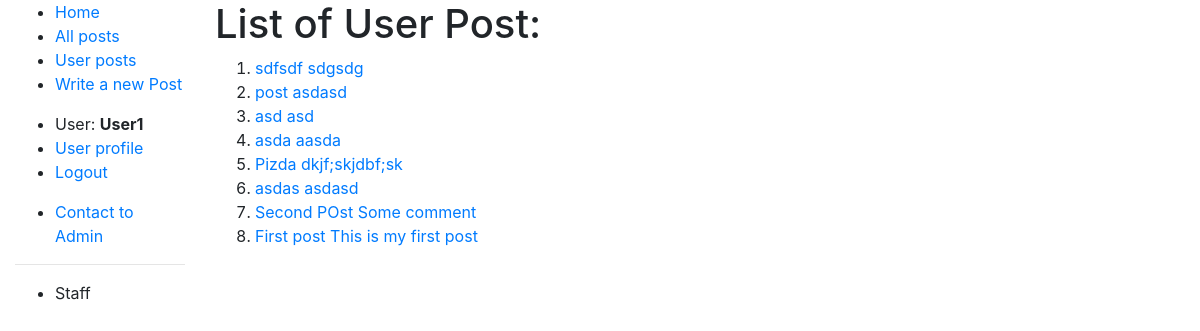
Page /post_list/ (signed in) on the committed database.
### blog/models.py (models this page shows, shortened)
class MyUser(AbstractUser):
    about = models.CharField(max_length=200)
    image = models.ImageField()

class UserPost(models.Model):
    title = models.CharField(max_length=200, unique=True)
    summary = models.CharField(max_length=100)
    image = models.ImageField(upload_to="media/images", blank=True, null=True)
    slug = models.SlugField(max_length=200, unique=True)
    author = models.ForeignKey(MyUser, on_delete=models.CASCADE, related_name='blog_posts')
    updated_on = models.DateTimeField(auto_now=True)
    content = models.TextField()
    created_on = models.DateTimeField(auto_now_add=True)
    status = models.IntegerField(choices=STATUS, default=0)
    class Meta:
        ordering = ['-created_on']
        permissions = (("can_update_post", "Can update some own posts"),)
    def get_absolute_url(self):
        some_id = self.pk
        return reverse("blog:post_detail", kwargs={"pk": some_id})

### blog/views.py (the view)
# urls.py: path("post_list/", views.PostedPostByUserListView.as_view(), name="post_list"),
class PostedPostByUserListView(LoginRequiredMixin, generic.ListView):
    model = UserPost
    template_name = "blog/userpost_list.html"
    paginate_by = 8
    def get_queryset(self):
        return UserPost.objects.filter(author=self.request.user)

### templates/blog/userpost_list.html (shortened to what this page needs)
{% extends "base.html" %}
{% block content %}
    <fieldset>
    <h1>List of User Post:</h1>
    </fieldset>
{% if object_list %}
    <ol>
    {% for post in object_list %}
        <li>
            <a href="{{ post.get_absolute_url }}">{{ post.title }} {{ post.content }}</a>
        </li>
    {% endfor %}
    </ol>
{% else %}
    <p>No post are available</p>
{% endif %}
{% endblock content %}

### templates/base.html (shortened to what this page needs)
<!DOCTYPE html>
<html lang="en">
<head>
  <link rel="stylesheet" href="https://stackpath.bootstrapcdn.com/bootstrap/4.5.2/css/bootstrap.min.css"
>
  {% load static %}
</head>
    <body>
        <div class="container-fluid">
            <div class="row">
            <div class="col-sm-2">
              {% block sidebar %}
                <ul class="sidebar-nav">
                    <li><a href="{% url 'blog:index' %}">Home</a></li>
                    <li><a href="{% url "blog:all_post" %}">All posts</a></li>
                    <li><a href="{% url 'blog:post_list' %}">User posts</a></li>
                  <li><a href="{% url 'blog:create_post' %}">Write a new Post</a></li>
                </ul>
                <ul class="sidebar-nav">
                  {% if user.is_authenticated %}
                    <li>User: <strong>{{ user.get_username }}</strong></li>
                      <li><a href="{% url 'profile' %}">User profile</a></li>
                      <li><a href="{% url 'logout' %}?next={{ request.path }}">Logout</a></li>
                      <p>
                      <li><a href="{% url "blog:contact_admin" %}?next={{ request.path }}">Contact to Admin</a></li>
                  {% else %}
                    <li><a href="{% url 'login' %}?next={{ request.path }}">Login</a></li>
                    <li><a href="{% url 'blog:register' %}?next={{ request.path }}">Register</a></li>
                  {% endif %}
                </ul>
                {% if user.is_staff %}
                  <hr/>
                  <ul class="sidebar-nav">
                    <li>Staff</li>
                  </ul>
                {% endif %}
              {% endblock %}
            </div>
                <div class="col-sm-10 ">
                    {% block content %}{% endblock %}
                </div>
            </div>
        </div>
    </body>
</html>

### rows in the picture
MyUser: get_username "User1"
UserPost: title "sdfsdf", content "sdgsdg"
UserPost: title "post", content "asdasd"
UserPost: title "asd", content "asd"
UserPost: title "asda", content "aasda"
UserPost: title "Pizda", content "dkjf;skjdbf;sk"
UserPost: title "asdas", content "asdasd"
UserPost: title "Second POst", content "Some comment"
UserPost: title "First post", content "This is my first post"
